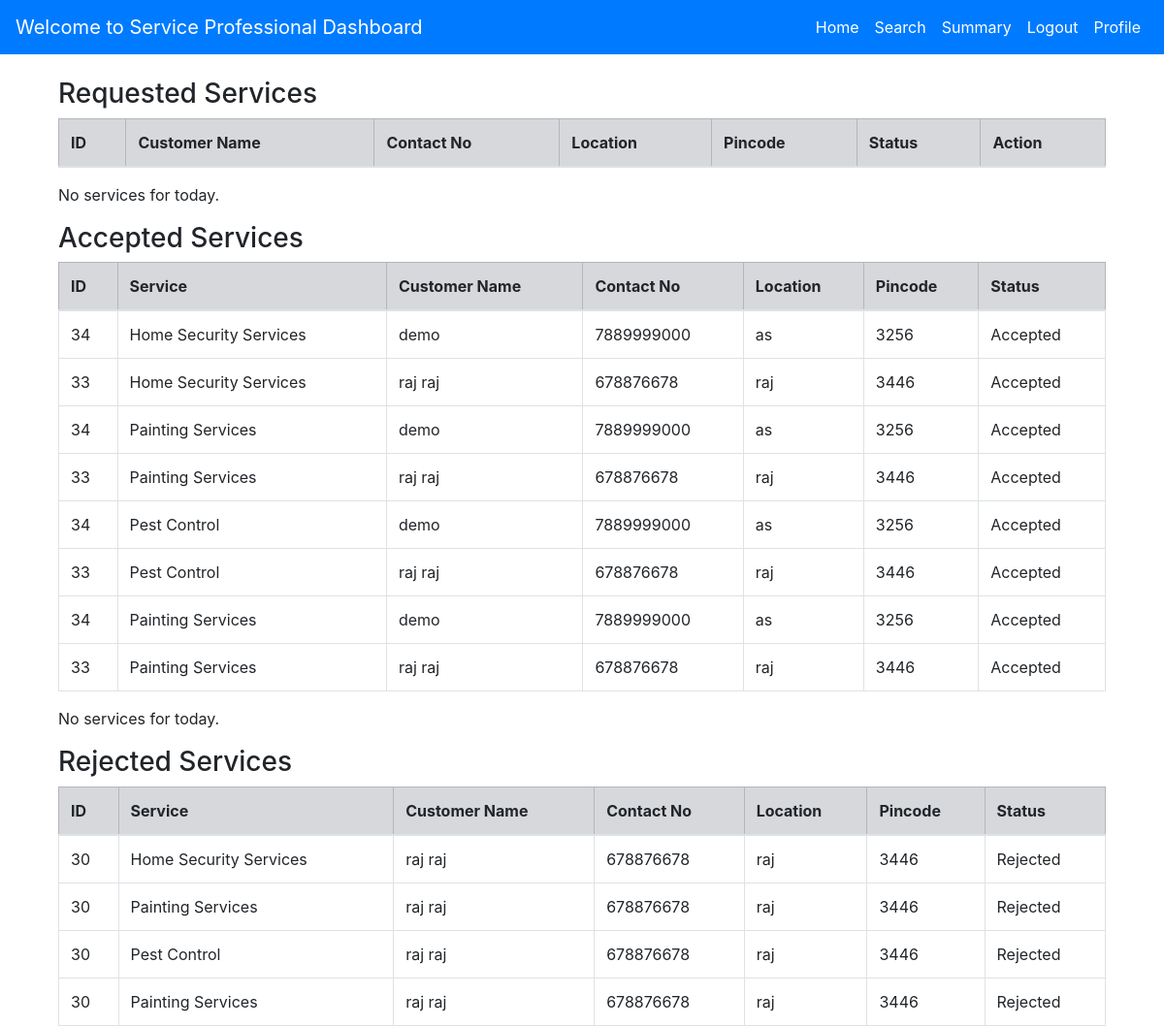
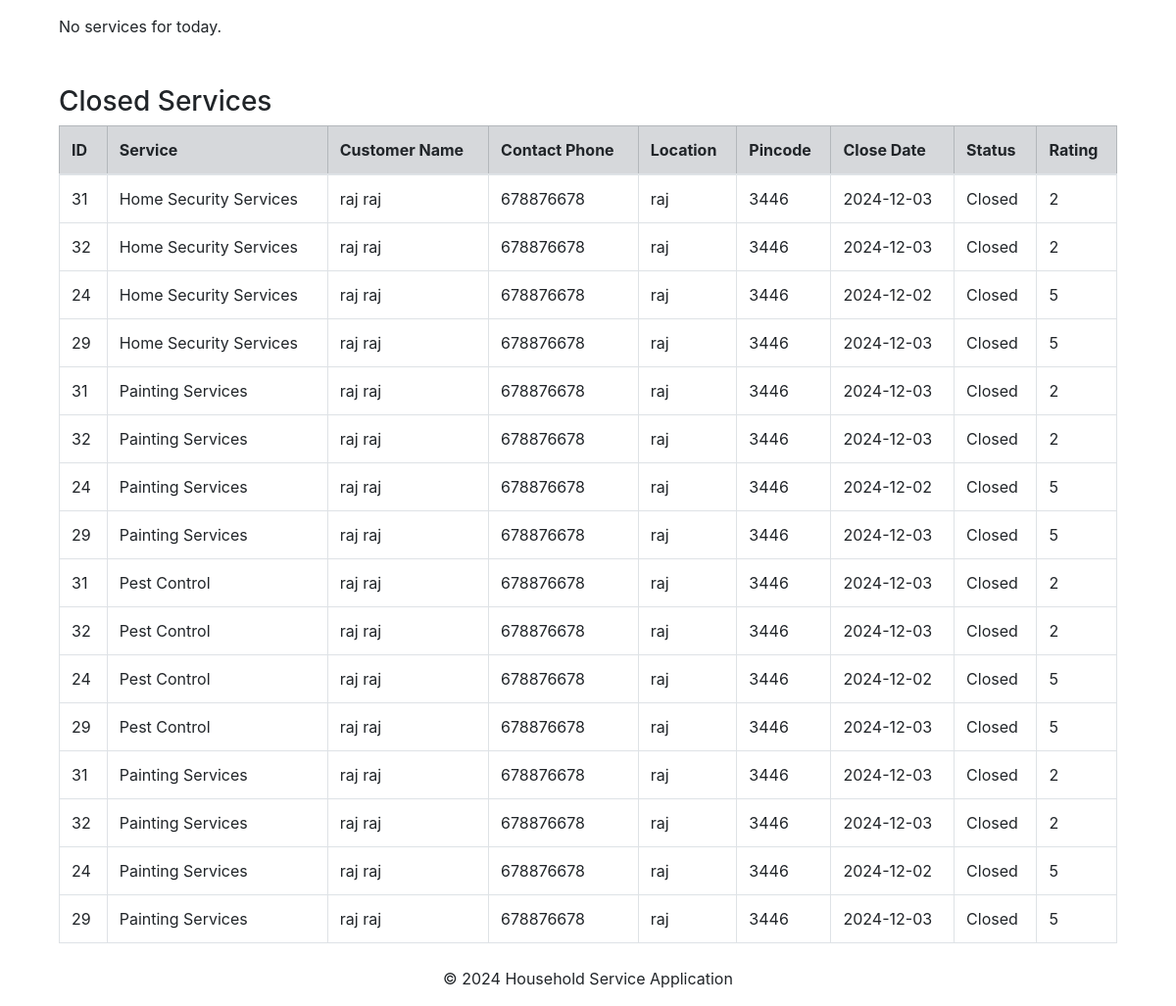
Before: /professional_dashboard (signed in) with the older database file (2 pictures, top to bottom).
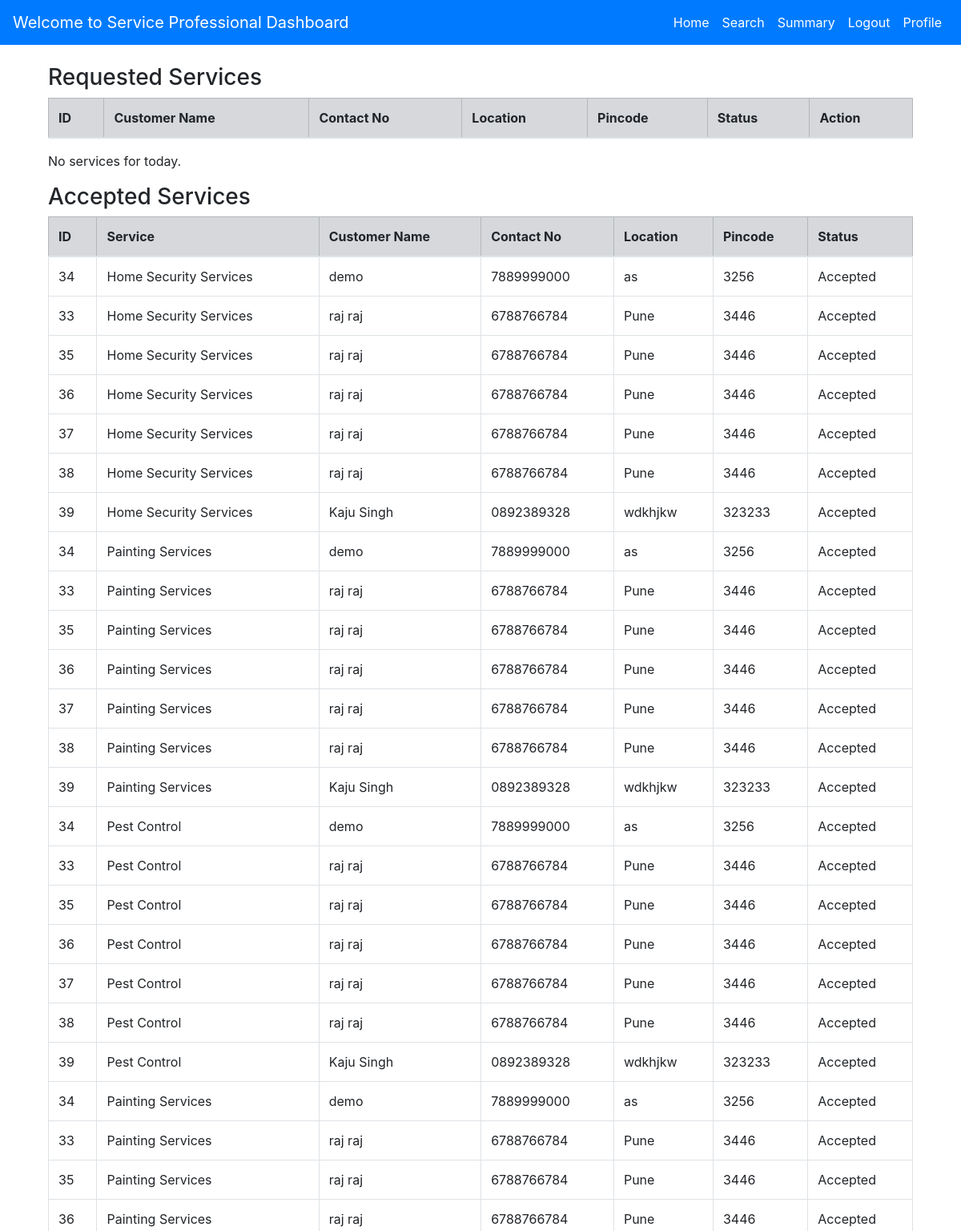
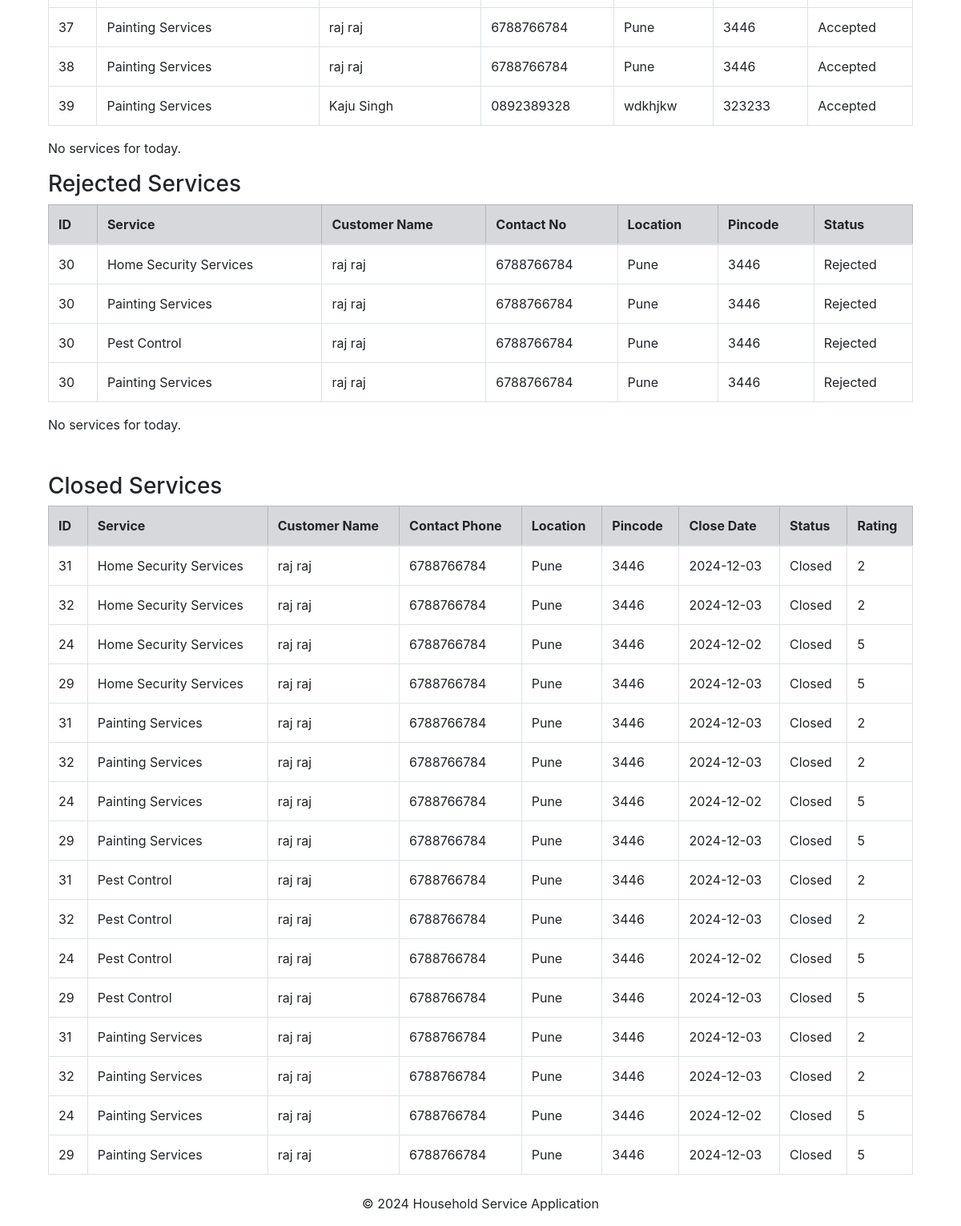
After: the same page with the newer database file (2 pictures, top to bottom).
### models.py (models this page shows, shortened)
class ServiceRequest(db.Model):
    __tablename__ = 'service_requests'
    req_id = db.Column(db.Integer, primary_key=True, autoincrement=True, nullable=False)
    user_id = db.Column(db.Integer, db.ForeignKey('users.user_id'), nullable=True)
    service_id = db.Column(db.Integer, db.ForeignKey('service.service_id'), nullable=True)
    prof_id = db.Column(db.Integer, db.ForeignKey('service_professionals.prof_id'), nullable=True)
    status = db.Column(db.String(20), default='Requested', nullable=False)
    rating = db.Column(db.Integer)
    remarks = db.Column(db.String(255))
    requested_date = db.Column(db.DateTime, default=datetime.utcnow, nullable=False)
    close_date = db.Column(db.DateTime, default=datetime.utcnow, nullable=False)
    service = db.relationship('Service', backref='requests')
    professional = db.relationship('ServiceProfessional', backref='requests')

class Service(db.Model):
    __tablename__ = 'service'
    service_id = db.Column(db.Integer, primary_key=True, autoincrement=True, nullable=False)
    user_id = db.Column(db.Integer, db.ForeignKey('users.user_id'), default=1, nullable=True)
    prof_id = db.Column(db.Integer, db.ForeignKey('service_professionals.prof_id'), default=1, nullable=True)
    name = db.Column(db.String(100), nullable=True)
    new_service_name = db.Column(db.String(100), nullable=True)
    description = db.Column(db.Text, nullable=True)
    base_price = db.Column(db.Float, nullable=False)
    date_created = db.Column(db.DateTime, default=datetime.utcnow)
    image = db.Column(db.String(255), nullable=True)

class User(UserMixin, db.Model):
    __tablename__ = 'users'
    user_id = db.Column(db.Integer, primary_key=True, autoincrement=True, nullable=False)
    username = db.Column(db.String(255), unique=True, nullable=False)
    password = db.Column(db.String(200), nullable=False)
    user_name = db.Column(db.String(250), nullable=False)
    address = db.Column(db.Text, nullable=False)
    contact = db.Column(db.String(15), nullable=False)
    date_created = db.Column(db.DateTime, default=func.now(), nullable=False)
    pincode = db.Column(db.String(10), nullable=False)
    status = db.Column(db.String(20), default='Active')  # Possible values: 'Active', 'Blocked'
    role = db.Column(db.String(50), nullable=False)

### routes.py (the view)
@main.route('/professional_dashboard')
def professional_dashboard():
    services = Service.query.all()
    prof_id = session.get('prof_id')
    if not prof_id:
        flash("You must be logged in to view your dashboard.", "danger")
        return redirect(url_for('main.login'))  # Redirect to login page if not logged in
    today_services = (
        db.session.query(
            ServiceRequest.req_id,
            User.user_name,
            User.contact,
            User.address,
            User.pincode,
            ServiceRequest.status
        )
        .join(User, ServiceRequest.user_id == User.user_id)
        .filter(ServiceRequest.prof_id == prof_id, ServiceRequest.status == 'Requested')
        .all()
    )
    accept = (
        db.session.query(
            ServiceRequest.req_id,
            Service.name,
            User.user_name,
            User.contact,
            User.address,
            User.pincode,
            ServiceRequest.status
        )
        .join(User, ServiceRequest.user_id == User.user_id)
        .filter(ServiceRequest.prof_id == prof_id, ServiceRequest.status == 'Accepted')
        .all()
    )
    reject = (
        db.session.query(
            ServiceRequest.req_id,
            User.user_name,
            Service.name,
            User.contact,
            User.address,
            User.pincode,
            ServiceRequest.status
        )
        .join(User, ServiceRequest.user_id == User.user_id)
        .filter(ServiceRequest.prof_id == prof_id, ServiceRequest.status == 'Rejected')
        .all()
    )
    closed_services = (
        db.session.query(
            ServiceRequest.req_id,
            User.user_name,
            Service.name,
            User.contact,
            User.address,
            User.pincode,
            ServiceRequest.close_date,
            ServiceRequest.status,
            ServiceRequest.rating,
            ServiceRequest.remarks
        )
        .join(User, ServiceRequest.user_id == User.user_id)
        .filter(ServiceRequest.prof_id == prof_id, ServiceRequest.status == 'Closed')
        .all()
    )
    return render_template(
        'service_panel/professional_dashboard.html',
        today_services=today_services,
        closed_services=closed_services,
        services=services,
        accept=accept,
        reject=reject
    )

### templates/service_panel/professional_dashboard.html (shortened to what the changed rows need)
{% extends "service_panel/base.html" %}
{% block content %}
<div class="container mt-4">
    <section id="requested-services">
            <table class="table table-bordered">
                <thead class="table-secondary">
                    <tr>
                        <th>ID</th>
                        <th>Customer Name</th>
                        <th>Contact No</th>
                        <th>Location</th>
                        <th>Pincode</th>
                        <th>Status</th>
                        <th>Action</th>
                    </tr>
                </thead>
            </table>
    </section>
    <section id="accepted-services">
            <table class="table table-bordered">
                <thead class="table-secondary">
                    <tr>
                        <th>ID</th>
                        <th>Service</th>
                        <th>Customer Name</th>
                        <th>Contact No</th>
                        <th>Location</th>
                        <th>Pincode</th>
                        <th>Status</th>
                    </tr>
                </thead>
                <tbody>
                    {% for service in accept %}
                    <tr>
                        <td>{{ service.req_id }}</td>
                        <td>{{ service.name }}</td>
                        <td>{{ service.user_name }}</td>
                        <td>{{ service.contact }}</td>
                        <td>{{ service.address }}</td>
                        <td>{{ service.pincode }}</td>
                        <td>{{ service.status }}</td>
                    </tr>
                    {% endfor %}
                </tbody>
            </table>
    </section>
    <section id="rejected-services">
            <table class="table table-bordered">
                <thead class="table-secondary">
                    <tr>
                        <th>ID</th>
                        <th>Service</th>
                        <th>Customer Name</th>
                        <th>Contact No</th>
                        <th>Location</th>
                        <th>Pincode</th>
                        <th>Status</th>
                    </tr>
                </thead>
                <tbody>
                    {% for service in reject %}
                    <tr>
                        <td>{{ service.req_id }}</td>
                        <td>{{ service.name }}</td>
                        <td>{{ service.user_name }}</td>
                        <td>{{ service.contact }}</td>
                        <td>{{ service.address }}</td>
                        <td>{{ service.pincode }}</td>
                        <td>{{ service.status }}</td>
                    </tr>
                    {% endfor %}
                </tbody>
            </table>
    </section>
    <section id="closed-services" class="mt-5">
            <table class="table table-bordered">
                <thead class="table-secondary">
                    <tr>
                        <th>ID</th>
                        <th>Service</th>
                        <th>Customer Name</th>
                        <th>Contact Phone</th>
                        <th>Location</th>
                        <th>Pincode</th>
                        <th>Close Date</th>
                        <th>Status</th>
                        <th>Rating</th>
                    </tr>
                </thead>
                <tbody>
                    {% for service in closed_services %}
                    <tr>
                        <td>{{ service.req_id }}</td>
                        <td>{{ service.name }}</td>
                        <td>{{ service.user_name }}</td>
                        <td>{{ service.contact }}</td>
                        <td>{{ service.address }}</td>
                        <td>{{ service.pincode }}</td>
                        <td>{{ service.close_date.strftime('%Y-%m-%d') }}</td>
                        <td>{{ service.status }}</td>
                        <td>{{ service.rating or 'N/A' }}</td>
                    </tr>
                    {% endfor %}
                </tbody>
            </table>
    </section>
</div>
{% endblock %}

Changed rows visible on the page:
changed through a linked row, ServiceRequest id 33: contact "678876678" → "6788766784"; address "raj" → "Pune"
added ServiceRequest: req_id "35", name "Home Security Services", user_name "raj raj", contact "6788766784", address "Pune", pincode "3446", status "Accepted", name "Painting Services", name "Pest Control", shown under "Accepted Services"
added ServiceRequest: req_id "36", name "Home Security Services", user_name "raj raj", contact "6788766784", address "Pune", pincode "3446", status "Accepted", name "Painting Services", name "Pest Control", shown under "Accepted Services"
added ServiceRequest: req_id "37", name "Home Security Services", user_name "raj raj", contact "6788766784", address "Pune", pincode "3446", status "Accepted", name "Painting Services", name "Pest Control", shown under "Accepted Services"
added ServiceRequest: req_id "38", name "Home Security Services", user_name "raj raj", contact "6788766784", address "Pune", pincode "3446", status "Accepted", name "Painting Services", name "Pest Control", shown under "Accepted Services"
added ServiceRequest: req_id "39", name "Home Security Services", user_name "Kaju Singh", contact "0892389328", address "wdkhjkw", pincode "323233", status "Accepted", name "Painting Services", name "Pest Control", shown under "Accepted Services"
changed through a linked row, ServiceRequest "Rejected": contact "678876678" → "6788766784"; address "raj" → "Pune"
changed through a linked row, ServiceRequest id 31: contact "678876678" → "6788766784"; address "raj" → "Pune"
changed through a linked row, ServiceRequest id 32: contact "678876678" → "6788766784"; address "raj" → "Pune"
changed through a linked row, ServiceRequest id 24: contact "678876678" → "6788766784"; address "raj" → "Pune"
changed through a linked row, ServiceRequest id 29: contact "678876678" → "6788766784"; address "raj" → "Pune"
